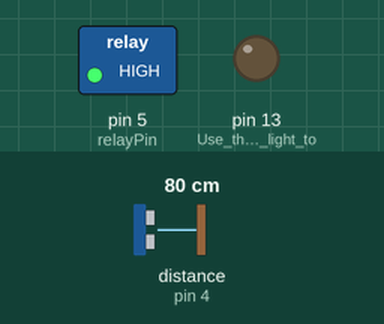
The sketch below on a simulated Arduino Uno, built with avr-gcc and run on an emulated ATmega328P. Parts: switched loads named in the sketch (green lamp = pin HIGH), output pins drawn as LEDs (lit = HIGH). Wiring (inferred from the names in the program): ultrasonic range finder: trigger pin 3; echo pin 4. Inputs (shaded band) come from the test bench; at power-on: distance to the obstacle (sensor on pin 4) 80 cm. The echo pulse lasts 58.3 µs per cm; pins used as bus, display or sensor lines are not drawn.

Above: at 2.8 s.
2.9 s: distance to the obstacle (sensor on pin 4) set to 199 cm
5.6 s: distance to the obstacle (sensor on pin 4) set to 206 cm
At 7.0 s:
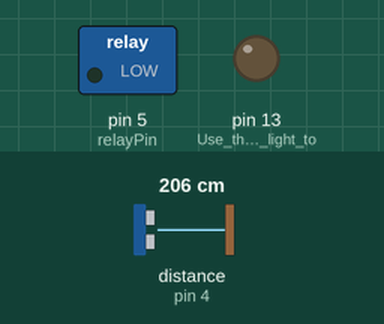
8.3 s: distance to the obstacle (sensor on pin 4) set to 2 cm
At 10.6 s:
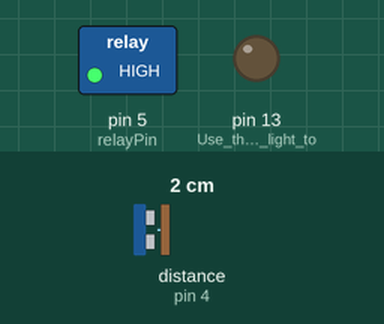
11.5 s: distance to the obstacle (sensor on pin 4) set to 250 cm
At 12.6 s:
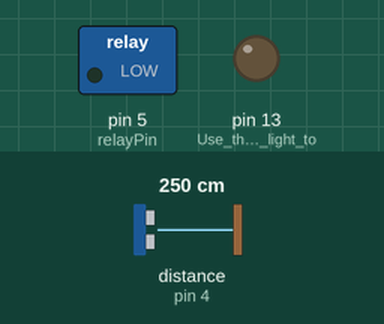
Timing chart, 0 to 14.5 s (numbered marks = the images above; inputs shaded):
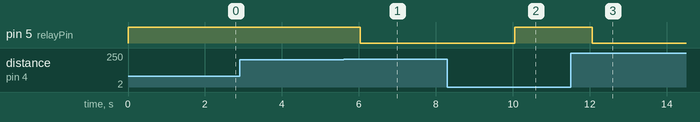

Measured:
- the behaviour switches between 202 and 203 cm on distance to the obstacle (sensor on pin 4) (found by bisection; images 0 and 1)
- after the input at 2.9 s, every drawn part: stays the same
- after the input at 5.6 s, pin 5 (relayPin): HIGH → LOW after 0.44 s
- after the input at 8.3 s, pin 5 (relayPin): LOW → HIGH after 1.7 s
- after the input at 11.5 s, pin 5 (relayPin): HIGH → LOW after 0.56 s

The sketch:

sinklight.ino
```cpp
// defines pins numbers
const int trigPin = 3;
const int echoPin = 4;

// define relay pin number
const int relayPin = 5;

// defines variables
long duration;
int distance;

bool is_present = false; // Is a human present?

int presence_distance = 200; // How far away a human has to be to trigger the servo.


void setup()
{
  Serial.begin(9600);
  pinMode(trigPin, OUTPUT); // Sets the trigPin as an Output
  pinMode(echoPin, INPUT); // Sets the echoPin as an Input

  pinMode(relayPin, OUTPUT);

  pinMode(13, OUTPUT); // Use the onboard light to indicate when a human is detected.
}


void loop()
{
  // Clears the trigPin
  digitalWrite(trigPin, LOW);
  delayMicroseconds(2);

  // Sets the trigPin on HIGH state for 10 micro seconds
  digitalWrite(trigPin, HIGH);
  delayMicroseconds(10);
  digitalWrite(trigPin, LOW);

  // Reads the echoPin, returns the sound wave travel time in microseconds
  duration = pulseIn(echoPin, HIGH);

  // Calculating the distance
  distance= duration*0.034/2;

  if (distance < presence_distance && is_present == false) {
    is_present = true;
    digitalWrite(relayPin, HIGH);
  } else if (distance >= presence_distance && is_present == true) {
    is_present = false;
    digitalWrite(relayPin, LOW);
  }
  delay(2000);
}
```
